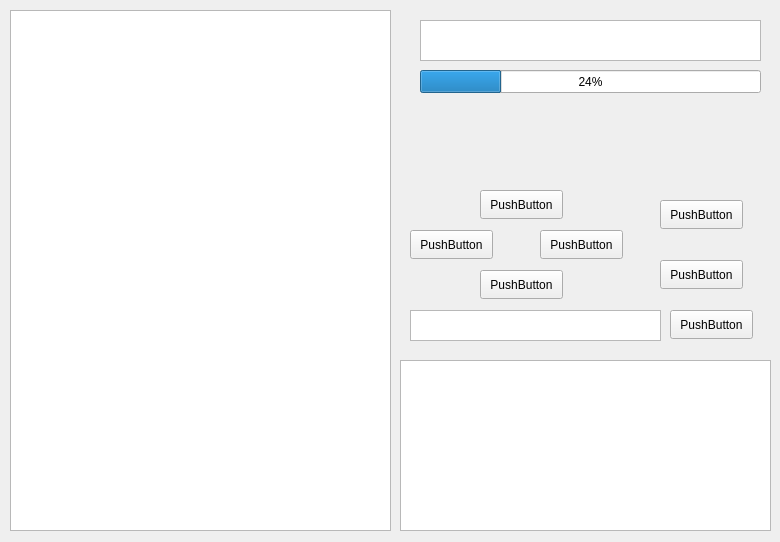
<?xml version="1.0" encoding="UTF-8"?>
<ui version="4.0">
 <class>MainWindow</class>
 <widget class="QMainWindow" name="MainWindow">
  <property name="geometry">
   <rect>
    <x>0</x>
    <y>0</y>
    <width>780</width>
    <height>542</height>
   </rect>
  </property>
  <property name="windowTitle">
   <string>Ork</string>
  </property>
  <widget class="QWidget" name="centralwidget">
   <widget class="QTextBrowser" name="Story">
    <property name="geometry">
     <rect>
      <x>10</x>
      <y>10</y>
      <width>381</width>
      <height>521</height>
     </rect>
    </property>
   </widget>
   <widget class="QWidget" name="Character" native="true">
    <property name="geometry">
     <rect>
      <x>400</x>
      <y>10</y>
      <width>371</width>
      <height>161</height>
     </rect>
    </property>
    <widget class="QProgressBar" name="Life">
     <property name="geometry">
      <rect>
       <x>20</x>
       <y>60</y>
       <width>341</width>
       <height>23</height>
      </rect>
     </property>
     <property name="value">
      <number>24</number>
     </property>
    </widget>
    <widget class="QTextBrowser" name="Name">
     <property name="geometry">
      <rect>
       <x>20</x>
       <y>10</y>
       <width>341</width>
       <height>41</height>
      </rect>
     </property>
    </widget>
   </widget>
   <widget class="QWidget" name="Actions" native="true">
    <property name="geometry">
     <rect>
      <x>400</x>
      <y>180</y>
      <width>371</width>
      <height>171</height>
     </rect>
    </property>
    <widget class="QPushButton" name="pushButton">
     <property name="geometry">
      <rect>
       <x>80</x>
       <y>10</y>
       <width>83</width>
       <height>29</height>
      </rect>
     </property>
     <property name="text">
      <string>PushButton</string>
     </property>
    </widget>
    <widget class="QPushButton" name="pushButton_2">
     <property name="geometry">
      <rect>
       <x>10</x>
       <y>50</y>
       <width>83</width>
       <height>29</height>
      </rect>
     </property>
     <property name="text">
      <string>PushButton</string>
     </property>
    </widget>
    <widget class="QPushButton" name="pushButton_3">
     <property name="geometry">
      <rect>
       <x>80</x>
       <y>90</y>
       <width>83</width>
       <height>29</height>
      </rect>
     </property>
     <property name="text">
      <string>PushButton</string>
     </property>
    </widget>
    <widget class="QPushButton" name="pushButton_4">
     <property name="geometry">
      <rect>
       <x>260</x>
       <y>20</y>
       <width>83</width>
       <height>29</height>
      </rect>
     </property>
     <property name="text">
      <string>PushButton</string>
     </property>
    </widget>
    <widget class="QPushButton" name="pushButton_5">
     <property name="geometry">
      <rect>
       <x>140</x>
       <y>50</y>
       <width>83</width>
       <height>29</height>
      </rect>
     </property>
     <property name="text">
      <string>PushButton</string>
     </property>
    </widget>
    <widget class="QPushButton" name="pushButton_6">
     <property name="geometry">
      <rect>
       <x>260</x>
       <y>80</y>
       <width>83</width>
       <height>29</height>
      </rect>
     </property>
     <property name="text">
      <string>PushButton</string>
     </property>
    </widget>
    <widget class="QTextEdit" name="textEdit">
     <property name="geometry">
      <rect>
       <x>10</x>
       <y>130</y>
       <width>251</width>
       <height>31</height>
      </rect>
     </property>
    </widget>
    <widget class="QPushButton" name="pushButton_7">
     <property name="geometry">
      <rect>
       <x>270</x>
       <y>130</y>
       <width>83</width>
       <height>29</height>
      </rect>
     </property>
     <property name="text">
      <string>PushButton</string>
     </property>
    </widget>
   </widget>
   <widget class="QListWidget" name="Inventory">
    <property name="geometry">
     <rect>
      <x>400</x>
      <y>360</y>
      <width>371</width>
      <height>171</height>
     </rect>
    </property>
   </widget>
  </widget>
 </widget>
 <resources/>
 <connections/>
</ui>
